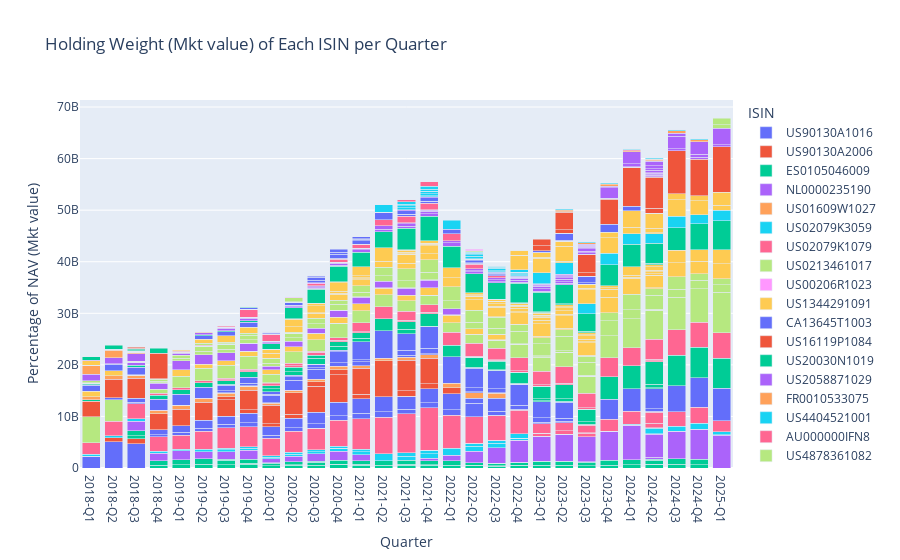

The notebook cell this image was saved under:
### Code cell
create_stacked_bar_chart(portfolio_df, 'Mkt value')
